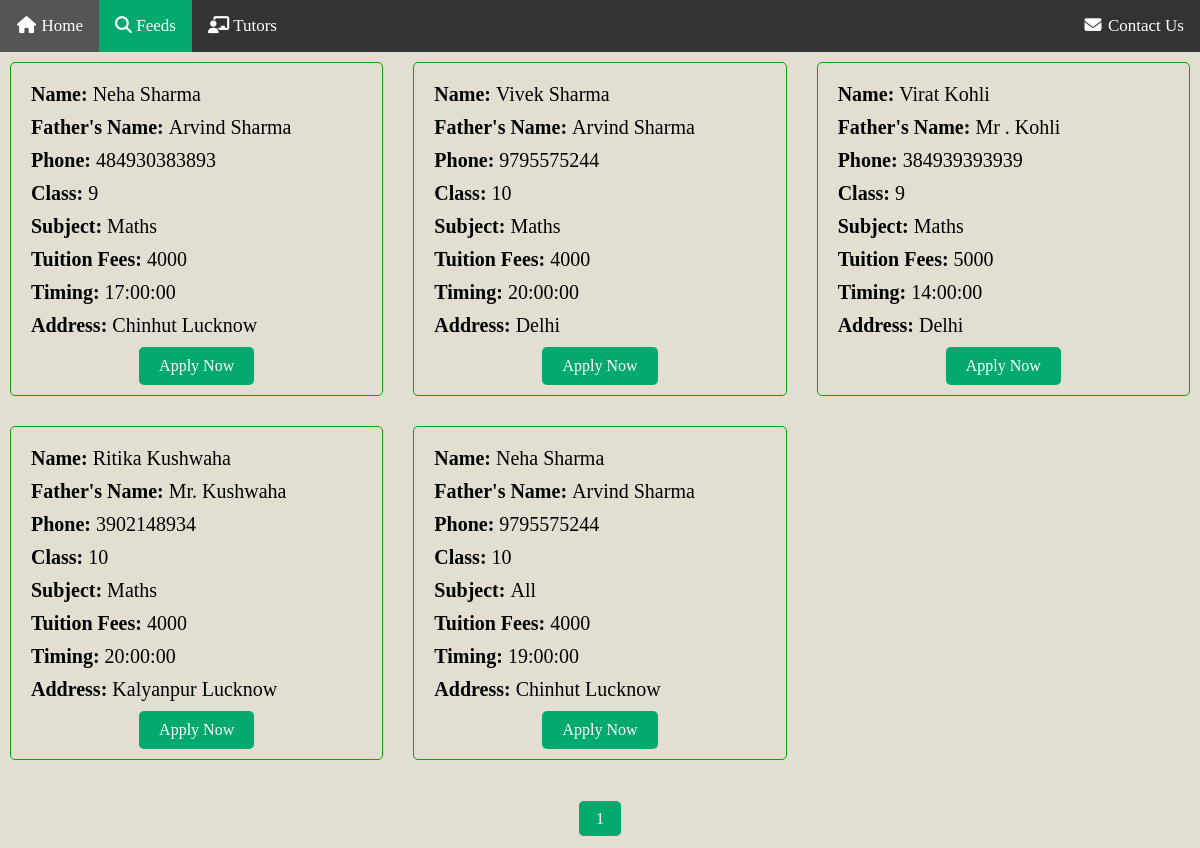
Screenshot of /feeds with the database file from the repository.
### app.py (models this page shows)
class Student(db.Model):
    id = db.Column(db.Integer, primary_key=True)
    name = db.Column(db.String(100), nullable=False)
    father_name = db.Column(db.String(100), nullable=False)
    phone = db.Column(db.String(15), nullable=False)
    class_name = db.Column(db.String(20), nullable=False)
    subject = db.Column(db.String(50), nullable=False)
    tuition_fees = db.Column(db.String(50), nullable=False)
    timing = db.Column(db.Time, nullable=False)
    address = db.Column(db.String(20), nullable=False)

### app.py (the view)
@app.route('/feeds')
def feeds():
    page = request.args.get('page', 1, type=int)
    students = Student.query.paginate(page=page, per_page=10)
    applied_student_ids = []
    if current_user.is_authenticated:
        applied_students = AppliedStudent.query.filter_by(user_email=current_user.email).all()
        applied_student_ids = [applied.student_id for applied in applied_students]
        logging.debug(f'Applied Student IDs: {applied_student_ids}')
    csrf_token = generate_csrf()
    return render_template('feeds.html', students=students, applied_student_ids=applied_student_ids, csrf_token=csrf_token)

### templates/feeds.html (shortened to what this page needs)
<!DOCTYPE html>
<html lang="en">
<head>
    <link rel="stylesheet" href="{{ url_for('static', filename='feeds.css') }}">
    <link rel="stylesheet" href="https://cdnjs.cloudflare.com/ajax/libs/font-awesome/6.5.2/css/all.min.css">
</head>
<body>
    <div class="navbar">
        <a class="{{ 'active' if request.path == url_for('home') else '' }}" href="{{ url_for('home') }}"><i class="fa fa-fw fa-home"></i> Home</a>
        <a class="{{ 'active' if request.path == url_for('feeds') else '' }}" href="{{ url_for('feeds') }}"><i class="fa-solid fa-magnifying-glass"></i> Feeds</a>
        <a class="{{ 'active' if request.path == url_for('search_tutors') else '' }}" href="{{ url_for('search_tutors') }}"><i class="fa-solid fa-chalkboard-user"></i> Tutors</a>
        <div class="rh">
            <a href="{{ url_for('contactus') }}"><i class="fa fa-fw fa-envelope"></i> Contact Us</a>
        </div>
    </div>
    <div class="container">
        {% for student in students.items %}
        <div class="student-box">
            <p><span class="table-heading">Name:</span>{{ student.name }}</p>
            <p><span class="table-heading">Father's Name:</span>{{ student.father_name }}</p>
            <p><span class="table-heading">Phone:</span>{{ student.phone }}</p>
            <p><span class="table-heading">Class:</span>{{ student.class_name }}</p>
            <p><span class="table-heading">Subject:</span>{{ student.subject }}</p>
            <p><span class="table-heading">Tuition fees:</span>{{ student.tuition_fees }}</p>
            <p><span class="table-heading">Timing:</span>{{ student.timing }}</p>
            <p><span class="table-heading">Address:</span>{{ student.address }}</p>
            <div class="apply-button">
                {% if student.id in applied_student_ids %}
                    <button type="button" class="applied-btn" disabled>Applied</button>
                {% else %}
                    <form action="{{ url_for('apply_now') }}" method="post">
                        <button type="submit" class="apply-now-btn">Apply Now</button>
                    </form>
                {% endif %}
            </div>
        </div>
        {% endfor %}
    </div>
    <div class="pagination">
        {% for page_num in students.iter_pages() %}
            {% if page_num %}
                <a href="{{ url_for('feeds', page=page_num) }}" class="{{ 'active' if page_num == students.page else '' }}">{{ page_num }}</a>
            {% else %}
                <span>...</span>
            {% endif %}
        {% endfor %}
    </div>
</body>
</html>

### static/feeds.css (style rules this page uses)
* { margin: 0; padding: 0; font-family: 'Times New Roman', Times, serif; }
.navbar { width: 100%; background-color: #333; overflow: auto; }
.rh { float: right; }
.navbar a { float: left; padding: 16px; color: white; text-decoration: none; font-size: 17px; }
.active { background-color: #04AA6D; }
body { font-family: Arial, sans-serif; background-color: #E2DFD2; }
.container { display: grid; grid-template-columns: repeat(auto-fill, minmax(300px, 1fr)); grid-gap: 10px; margin-bottom: 40px; }
.student-box, .tutor-box { border: 1px solid #04aa04; font-size: 20px; text-transform: capitalize; padding: 10px; margin: 10px; overflow: auto; border-radius: 5px; }
.table-heading { font-weight: bold; margin-right: 5px; }
.apply-button { margin-top: 10px; text-align: center; }
.apply-button .apply-now-btn, .apply-button .applied-btn { display: inline-block; color: #fff; padding: 10px 20px; font-size: 16px; border: none; border-radius: 5px; cursor: pointer; text-decoration: none; transition: background-color 0.3s; }
.apply-button .apply-now-btn { background-color: #04AA6D; }
.student-box p, .tutor-box p { margin: 10px; }
.pagination { text-align: center; margin: 20px 0; }
.pagination a { color: #04AA6D; padding: 8px 16px; text-decoration: none; border: 1px solid #04AA6D; border-radius: 5px; margin: 0 5px; }
.pagination .active { background-color: #04AA6D; color: white; }

### rows the page displays
Student: name "Neha Sharma", father_name "Arvind Sharma", phone "484930383893", class_name "9", subject "Maths", tuition_fees "4000", timing "17:00:00", address "Chinhut Lucknow"
Student: name "Vivek Sharma", father_name "Arvind Sharma", phone "9795575244", class_name "10", subject "Maths", tuition_fees "4000", timing "20:00:00", address "Delhi"
Student: name "Virat Kohli", father_name "Mr . Kohli", phone "384939393939", class_name "9", subject "Maths", tuition_fees "5000", timing "14:00:00", address "Delhi"
Student: name "Ritika Kushwaha", father_name "Mr. Kushwaha", phone "3902148934", class_name "10", subject "Maths", tuition_fees "4000", timing "20:00:00", address "Kalyanpur Lucknow"
Student: name "Neha Sharma", father_name "Arvind Sharma", phone "9795575244", class_name "10", subject "All", tuition_fees "4000", timing "19:00:00", address "Chinhut Lucknow"

### other values shown
{{ page_num }} "1"
